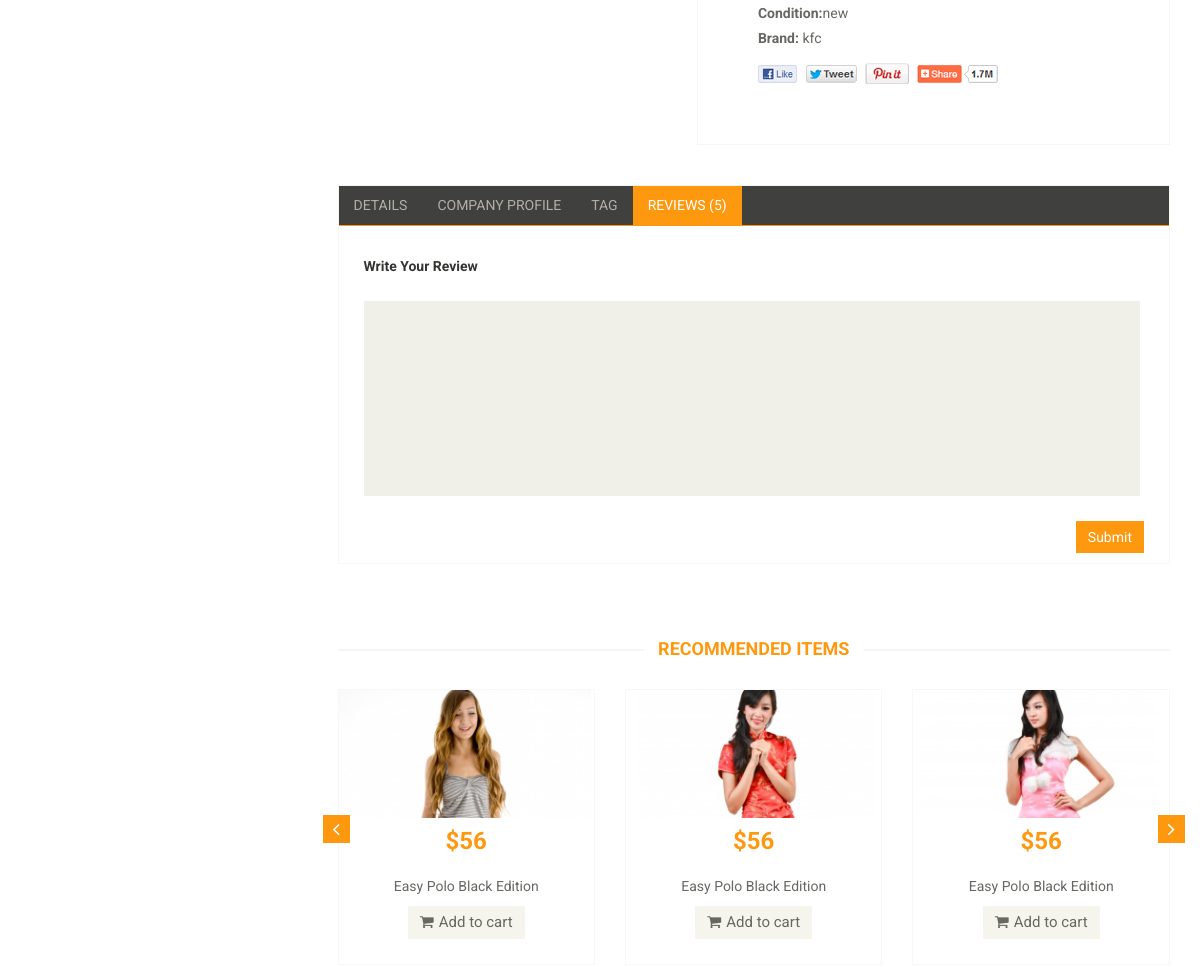
Before: /detail/chicken momo (middle part) with the older database file.
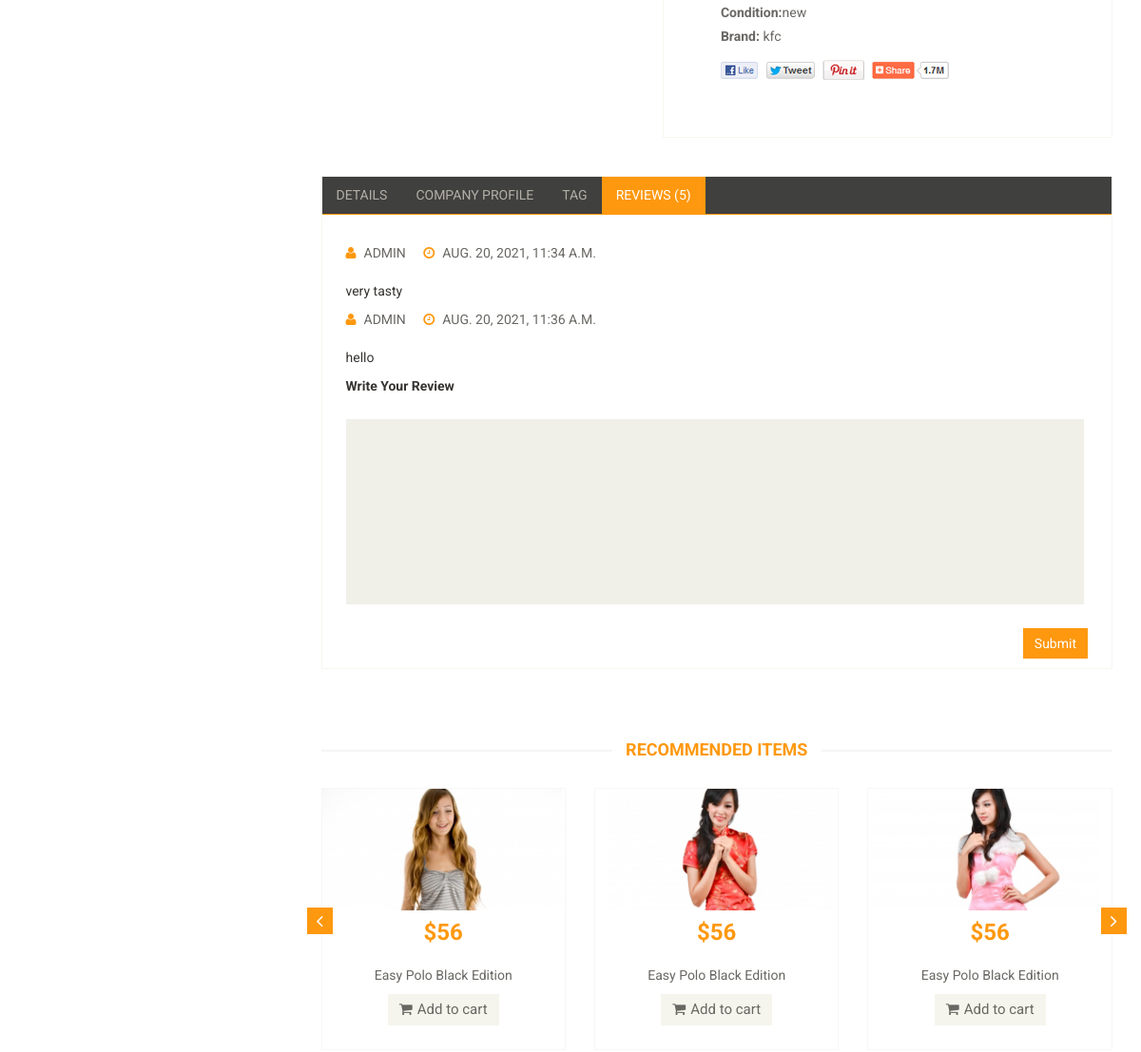
After: the same page with the newer database file.
### home/models.py (models this page shows, shortened)
class Item(models.Model):
	title = models.CharField(max_length=400)
	slug = models.CharField(max_length = 500)
	price = models.IntegerField() #default holds  11 digits kind of
	discounted_price = models.IntegerField(blank = True)
	image = models.ImageField(upload_to = 'media')
	category = models.ForeignKey(Category,on_delete = models.CASCADE)
	subcategory = models.ForeignKey(SubCategory,on_delete = models.CASCADE)
	stock = models.CharField(max_length = 50, choices = STOCK)
	status = models.CharField(max_length = 50, choices=STATUS,blank = True)
	labels = models.CharField(max_length = 50, choices=LABELS,blank = True)
	brand = models.ForeignKey(Brand, null=True,on_delete = models.CASCADE)

class Brand(models.Model):
	title = models.CharField(max_length = 500,blank=True)
	status = models.CharField(max_length = 50, choices=STATUS,blank = True)
	slug = models.CharField(max_length = 300)
	image = models.ImageField(upload_to = 'media')
	def __str__(self):
		return self.title

class Review(models.Model):
	name = models.CharField(max_length=400)
	email = models.CharField(max_length=400)
	comment = models.TextField()
	date = models.DateTimeField(auto_now_add = True)
	slug = models.CharField(max_length = 400)

### home/views.py (the view)
# urls.py: path('detail/<slug>',DetailView.as_view(),name='detail'),
class DetailView(BaseView):
	def get(self,request,slug):
		self.views['review_detail'] = Review.objects.filter(slug = slug)
		self.views['product_detail'] = Item.objects.filter(slug = slug)
		return render( request,'product-details.html',self.views)

### home/models.py (called while the page is built)
	def __str__(self):
		return self.title

### templates/product-details.html (shortened to what this page needs)
{% extends 'base.html' %}
{% load static %}
{% block content %}
	<section>
		<div class="container">
			<div class="row">
				{% for detail in product_detail %}
				<div class="col-sm-9 padding-right">
					<div class="product-details">
						<div class="col-sm-7">
							<div class="product-information">
								<p><b>Condition:</b>{{detail.labels}}</p>
								<p><b>Brand:</b> {{detail.brand}}</p>
								<a href=""><img src="images/product-details/share.png" class="share img-responsive"  alt="" /></a>
							</div>
						</div>
					</div>
					<div class="category-tab shop-details-tab">
						<div class="col-sm-12">
							<ul class="nav nav-tabs">
								<li><a href="#details" data-toggle="tab">Details</a></li>
								<li><a href="#companyprofile" data-toggle="tab">Company Profile</a></li>
								<li><a href="#tag" data-toggle="tab">Tag</a></li>
								<li class="active"><a href="#reviews" data-toggle="tab">Reviews (5)</a></li>
							</ul>
						</div>
						<div class="tab-content">
							<div class="tab-pane fade active in" id="reviews" >
								<div class="col-sm-12">
									{% for review in review_detail %}
									<ul>
										<li><a href=""><i class="fa fa-user"></i>{{review.name}}</a></li>
										<li><a href=""><i class="fa fa-clock-o"></i>{{review.date}}</a></li>
									</ul>
									<p>{{review.comment}}</p>
									{% endfor %}
									<p><b>Write Your Review</b></p>
									<form action="{% url 'home:review' %}" method ="POST" >
										<textarea name="comment" ></textarea>
										<button type="submit" class="btn btn-default pull-right">
											Submit
										</button>
									</form>
								</div>
							</div>
						</div>
					</div>
					<div class="recommended_items">
						<h2 class="title text-center">recommended items</h2>
						<div id="recommended-item-carousel" class="carousel slide" data-ride="carousel">
							<div class="carousel-inner">
								<div class="item active">
									<div class="col-sm-4">
										<div class="product-image-wrapper">
											<div class="single-products">
												<div class="productinfo text-center">
													<img src="images/home/recommend1.jpg" alt="" />
													<h2>$56</h2>
													<p>Easy Polo Black Edition</p>
													<button type="button" class="btn btn-default add-to-cart"><i class="fa fa-shopping-cart"></i>Add to cart</button>
												</div>
											</div>
										</div>
									</div>
									<div class="col-sm-4">
										<div class="product-image-wrapper">
											<div class="single-products">
												<div class="productinfo text-center">
													<img src="images/home/recommend2.jpg" alt="" />
													<h2>$56</h2>
													<p>Easy Polo Black Edition</p>
													<button type="button" class="btn btn-default add-to-cart"><i class="fa fa-shopping-cart"></i>Add to cart</button>
												</div>
											</div>
										</div>
									</div>
									<div class="col-sm-4">
										<div class="product-image-wrapper">
											<div class="single-products">
												<div class="productinfo text-center">
													<img src="images/home/recommend3.jpg" alt="" />
													<h2>$56</h2>
													<p>Easy Polo Black Edition</p>
													<button type="button" class="btn btn-default add-to-cart"><i class="fa fa-shopping-cart"></i>Add to cart</button>
												</div>
											</div>
										</div>
									</div>
								</div>
							</div>
							 <a class="left recommended-item-control" href="#recommended-item-carousel" data-slide="prev">
								<i class="fa fa-angle-left"></i>
							  </a>
							  <a class="right recommended-item-control" href="#recommended-item-carousel" data-slide="next">
								<i class="fa fa-angle-right"></i>
							  </a>
						</div>
					</div>
				</div>
				{% endfor %}
			</div>
		</div>
	</section>
{% endblock %}

Changed rows visible on the page:
added Review: name "ADMIN", date "AUG. 20, 2021, 11:34 A.M.", comment "very tasty"
added Review: name "ADMIN", date "AUG. 20, 2021, 11:36 A.M.", comment "hello"
